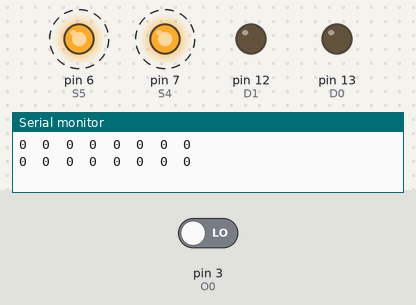
Bench run of a sketch on a simulated Arduino Uno, built with avr-gcc and run on an emulated ATmega328P. Parts: output pins drawn as LEDs (lit = HIGH), the last lines printed to the serial monitor. Dashed ring = blinking. The inputs (shaded band) are chosen by the test bench; at power-on: pin 3 (O0) LOW. Pins used as bus, display or sensor lines are not drawn.

Above: at 0.15 s.
At 2.0 s:
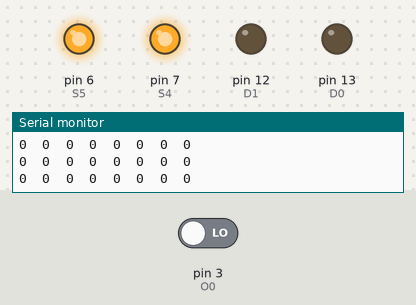
Timing chart, 0 to 3.0 s (numbered marks = the images above):
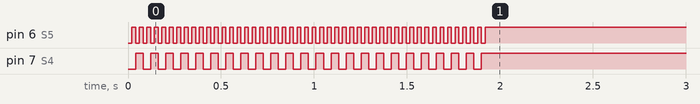

Measured:
- by itself, pin 6 (S5): alternates HIGH for 0.02 s and LOW for 0.02 s, 95 changes in all, then stays HIGH
- by itself, pin 7 (S4): alternates HIGH for 0.04 s and LOW for 0.04 s, 47 changes in all, then stays HIGH

The sketch:

board_accept_interface_chip.ino
```cpp
int D0 = 13;
int D1 = 12;
int S0 = 11;
int S1 = 10;
int S2 = 9;
int S3 = 8;
int S4 = 7;
int S5 = 6;
int O0 = 3;
int board[8][8];
void setup()
{
  Serial.begin(9600);
  pinMode(O0, INPUT);
  pinMode(S5, OUTPUT);
  pinMode(S4, OUTPUT);
  pinMode(S3, OUTPUT);
  pinMode(S2, OUTPUT);
  pinMode(S1, OUTPUT);
  pinMode(S0, OUTPUT);
  pinMode(D0, OUTPUT);
  pinMode(D1, OUTPUT);
  digitalWrite(D0, LOW);
  digitalWrite(D1, LOW);
}

void loop()
{
//  digitalWrite(S5, LOW);
//  digitalWrite(S4, LOW);
//  digitalWrite(S3, LOW);
//  digitalWrite(S2, LOW);
//  digitalWrite(S1, LOW);
//  digitalWrite(S0, LOW);
  for(int i=0; i<8; i++)
  {
    for(int j=0; j<8; j++)
    {
      board[i][j] = 0;
    }
  }
  see_board(0);
  Serial.println("");
  Serial.println("");
  see_board(1);
  Serial.println("");
  Serial.println("");
  see_board(2);
  Serial.println("");
  Serial.println("");
  delay(999999999);
}

void see_board(int n)
{
  for(int i=0; i<8; i++)
  {
    switch(i)
    {
      case 0: digitalWrite(S0, LOW);
              digitalWrite(S1, LOW);
              digitalWrite(S2, LOW);
              break;
      case 1: digitalWrite(S0, HIGH);
              digitalWrite(S1, LOW);
              digitalWrite(S2, LOW);
              break;
      case 2: digitalWrite(S0, LOW);
              digitalWrite(S1, HIGH);
              digitalWrite(S2, LOW);
              break;
      case 3: digitalWrite(S0, HIGH);
              digitalWrite(S1, HIGH);
              digitalWrite(S2, LOW);
              break;
      case 4: digitalWrite(S0, LOW);
              digitalWrite(S1, LOW);
              digitalWrite(S2, HIGH);
              break;
      case 5: digitalWrite(S0, HIGH);
              digitalWrite(S1, LOW);
              digitalWrite(S2, HIGH);
              break;
      case 6: digitalWrite(S0, LOW);
              digitalWrite(S1, HIGH);
              digitalWrite(S2, HIGH);
              break;
      case 7: digitalWrite(S0, HIGH);
              digitalWrite(S1, HIGH);
              digitalWrite(S2, HIGH);
              break;
    }
    for(int j=0; j<8; j++)
    {
      switch(j)
      {
        case 0: digitalWrite(S3, LOW);
                digitalWrite(S4, LOW);
                digitalWrite(S5, LOW);
                delay(10);
                Serial.print(digitalRead(O0));
                board[i][j] |= digitalRead(O0);
                Serial.print("\t");
                break;
        case 1: digitalWrite(S3, HIGH);
                digitalWrite(S4, LOW);
                digitalWrite(S5, LOW);
                delay(10);
                Serial.print(digitalRead(O0));
                board[i][j] |= digitalRead(O0);
                Serial.print("\t");
                break;
        case 2: digitalWrite(S3, LOW);
                digitalWrite(S4, LOW);
                digitalWrite(S5, HIGH);
                delay(10);
                Serial.print(digitalRead(O0));
                board[i][j] |= digitalRead(O0);
                Serial.print("\t");
                break;
        case 3: digitalWrite(S3, HIGH);
                digitalWrite(S4, LOW);
                digitalWrite(S5, HIGH);
                delay(10);
                Serial.print(digitalRead(O0));
                board[i][j] |= digitalRead(O0);
                Serial.print("\t");
                break;
        case 4: digitalWrite(S3, LOW);
                digitalWrite(S4, HIGH);
                digitalWrite(S5, LOW);
                delay(10);
                Serial.print(digitalRead(O0));
                board[i][j] |= digitalRead(O0);
                Serial.print("\t");
                break;
        case 5: digitalWrite(S3, HIGH);
                digitalWrite(S4, HIGH);
                digitalWrite(S5, LOW);
                delay(10);
                Serial.print(digitalRead(O0));
                board[i][j] |= digitalRead(O0);
                Serial.print("\t");
                break;
        case 6: digitalWrite(S3, LOW);
                digitalWrite(S4, HIGH);
                digitalWrite(S5, HIGH);
                delay(10);
                Serial.print(digitalRead(O0));
                board[i][j] |= digitalRead(O0);
                Serial.print("\t");
                break;
        case 7: digitalWrite(S3, HIGH);
                digitalWrite(S4, HIGH);
                digitalWrite(S5, HIGH);
                delay(10);
                Serial.print(digitalRead(O0));
                board[i][j] |= digitalRead(O0);
                Serial.print("\t");
                break;
      }
    }
    Serial.println("");
  }
  Serial.println("");
}
```
